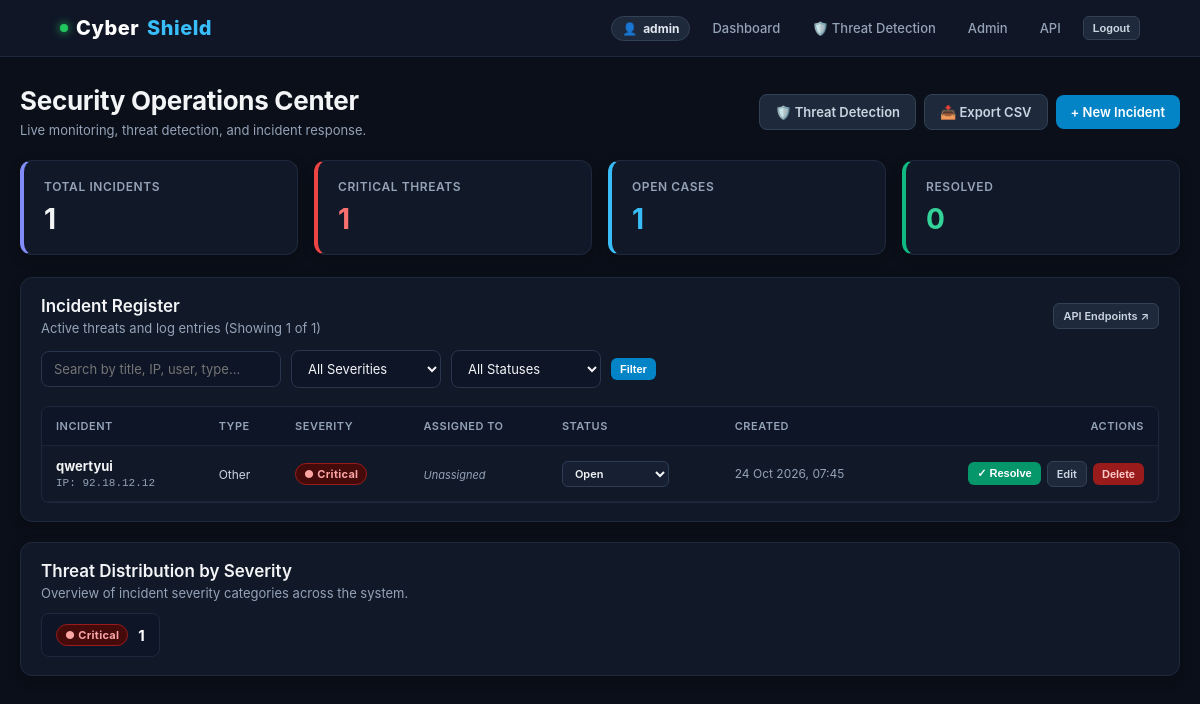
The app's page / (signed in), older data.
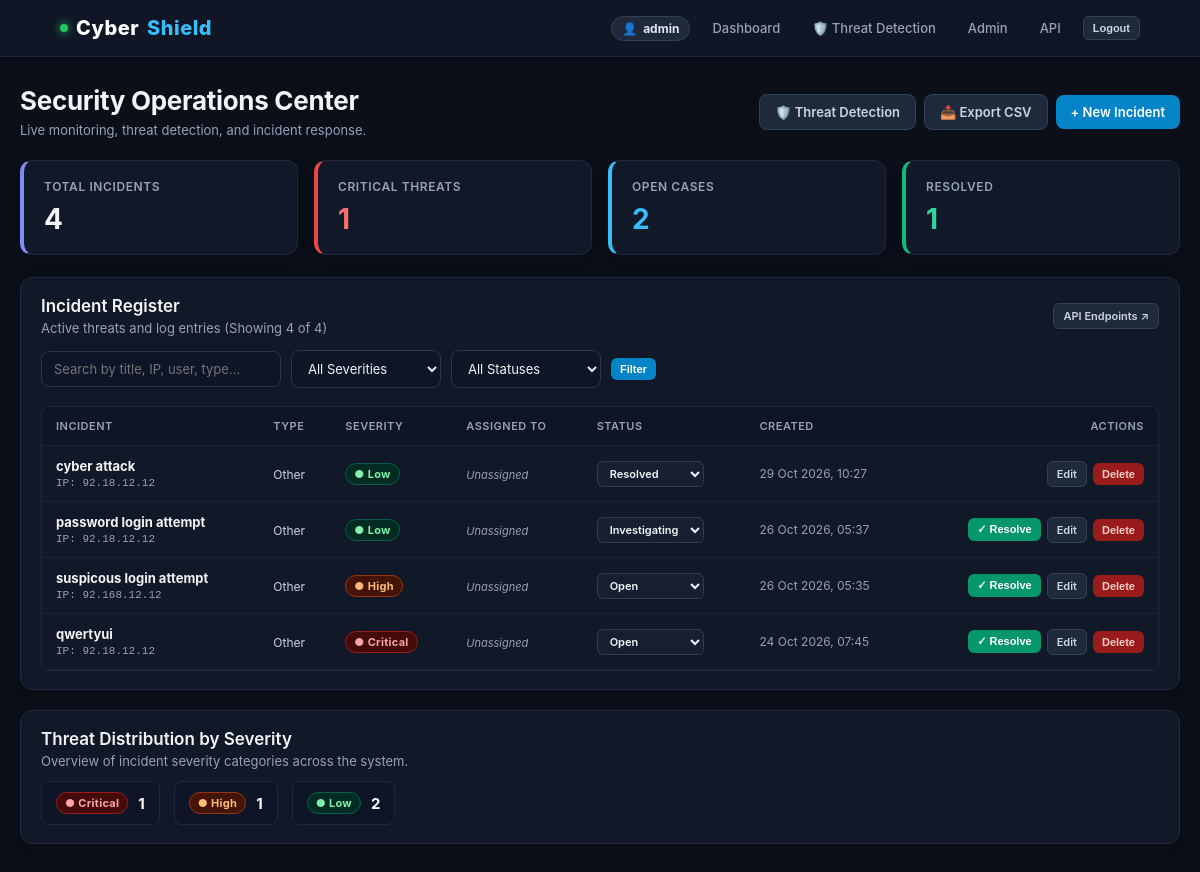
The same page, newer data.
### incidents/models.py (models this page shows, shortened)
class Incident(models.Model):
    SEVERITY_CHOICES = [
        ("Critical", "Critical"),
        ("High", "High"),
        ("Medium", "Medium"),
        ("Low", "Low"),
    ]
    STATUS_CHOICES = [
        ("Open", "Open"),
        ("Investigating", "Investigating"),
        ("Resolved", "Resolved"),
    ]
    title = models.CharField(max_length=200)
    description = models.TextField()
    incident_type = models.CharField(max_length=100, default="Other")
    severity = models.CharField(
        max_length=20,
        choices=SEVERITY_CHOICES,
        default="Medium",
    )
    status = models.CharField(
        max_length=20,
        choices=STATUS_CHOICES,
        default="Open",
    )
    source_ip = models.GenericIPAddressField(
        blank=True,
        null=True,
    )
    assigned_to = models.ForeignKey(
        User,
        on_delete=models.SET_NULL,
        null=True,
        blank=True,
        related_name="incidents",
    )
    created_at = models.DateTimeField(auto_now_add=True)
    updated_at = models.DateTimeField(auto_now=True)
    class Meta:
        ordering = ["-created_at"]

### incidents/views.py (the view, shortened to what this page needs)
# urls.py: path("", dashboard, name="dashboard"),
@login_required
def dashboard(request):
    incidents = Incident.objects.select_related("assigned_to").all()
    search = request.GET.get("q", "").strip()
    severity = request.GET.get("severity", "")
    status = request.GET.get("status", "")
    if severity in ["Critical", "High", "Medium", "Low"]:
        incidents = incidents.filter(severity=severity)
    if status in ["Open", "Investigating", "Resolved"]:
        incidents = incidents.filter(status=status)
    context = {
        "incidents": incidents,
        "total": Incident.objects.count(),
        "critical": Incident.objects.filter(severity="Critical").count(),
        "open_count": Incident.objects.filter(status="Open").count(),
        "resolved": Incident.objects.filter(status="Resolved").count(),
        "severity_data": list(
            Incident.objects.values("severity").annotate(count=Count("id"))
        ),
        "search": search,
        "selected_severity": severity,
        "selected_status": status,
    }
    return render(request, "incidents/dashboard.html", context)

### incidents/templates/incidents/dashboard.html (shortened to what this page needs)
{% extends "incidents/base.html" %}
{% block content %}
<div class="toolbar">
    <div>
        <h1>Security Operations Center</h1>
        <p class="muted">Live monitoring, threat detection, and incident response.</p>
    </div>
    <div class="btn-group">
        <a class="btn secondary" href="{% url 'threat_detection' %}">
            🛡️ Threat Detection
        </a>
        <a class="btn secondary" href="{% url 'incident_export_csv' %}" title="Download accurate incidents report as CSV">
            📥 Export CSV
        </a>
        <a class="btn" href="{% url 'incident_create' %}">
            + New Incident
        </a>
    </div>
</div>
<div class="cards">
    <div class="stat highlight-total">
        <p>Total Incidents</p>
        <h2>{{ total }}</h2>
    </div>
    <div class="stat highlight-critical">
        <p>Critical Threats</p>
        <h2 class="red">{{ critical }}</h2>
    </div>
    <div class="stat highlight-open">
        <p>Open Cases</p>
        <h2 class="blue">{{ open_count }}</h2>
    </div>
    <div class="stat highlight-resolved">
        <p>Resolved</p>
        <h2 class="green">{{ resolved }}</h2>
    </div>
</div>
<div class="panel">
    <div class="toolbar" style="margin-bottom: 14px;">
        <div>
            <h3>Incident Register</h3>
            <p class="muted">Active threats and log entries (Showing {{ incidents|length }} of {{ total }})</p>
        </div>
        <a href="/api/incidents/" class="btn secondary sm" target="_blank">
            API Endpoints ↗
        </a>
    </div>
    <form method="get" class="filters" style="margin-bottom: 18px;">
        <input
            type="search"
            name="q"
            value="{{ search }}"
            placeholder="Search by title, IP, user, type..."
        >
        <select name="severity">
            <option value="">All Severities</option>
        </select>
        <select name="status">
            <option value="">All Statuses</option>
        </select>
        <button type="submit" class="btn sm">Filter</button>
    </form>
    <div class="table-wrap">
        <table>
            <thead>
                <tr>
                    <th>Incident</th>
                    <th>Type</th>
                    <th>Severity</th>
                    <th>Assigned To</th>
                    <th>Status</th>
                    <th>Created</th>
                    <th style="text-align: right;">Actions</th>
                </tr>
            </thead>
            <tbody>
                {% for incident in incidents %}
                <tr>
                    <td>
                        <strong>{{ incident.title }}</strong>
                        <div class="muted" style="font-family: monospace; font-size: 11px; margin-top: 3px;">
                            IP: {{ incident.source_ip|default:"—" }}
                        </div>
                    </td>
                    <td>
                        <span style="font-size: 12px; color: #cbd5e1;">{{ incident.incident_type }}</span>
                    </td>
                    <td>
                        <span class="pill {{ incident.severity }}">
                            ● {{ incident.severity }}
                        </span>
                    </td>
                    <td>
                        {% if incident.assigned_to %}
                            <span style="font-size: 12px; color: #e2e8f0; background: #1e293b; padding: 3px 8px; border-radius: 6px; border: 1px solid #334155;">
                                👤 {{ incident.assigned_to.username }}
                            </span>
                        {% else %}
                            <span class="muted" style="font-size: 11px; font-style: italic;">Unassigned</span>
                        {% endif %}
                    </td>
                    <td>
                        <form method="post" action="{% url 'incident_status_update' incident.pk %}" style="margin: 0; display: inline-block;">
                            <select name="status" onchange="this.form.submit()" style="padding: 4px 8px; font-size: 11px; font-weight: 600; border-radius: 6px; cursor: pointer; background: #162032; border: 1px solid #2d3d57;">
                                <option value="Open" {% if incident.status == "Open" %}selected{% endif %}>Open</option>
                                <option value="Investigating" {% if incident.status == "Investigating" %}selected{% endif %}>Investigating</option>
                                <option value="Resolved" {% if incident.status == "Resolved" %}selected{% endif %}>Resolved</option>
                            </select>
                        </form>
                    </td>
                    <td class="muted" style="font-size: 12px;">
                        {{ incident.created_at|date:"d M Y, H:i" }}
                    </td>
                    <td>
                        <div class="actions" style="justify-content: flex-end;">
                            {% if incident.status != "Resolved" %}
                                <form method="post" action="{% url 'incident_resolve' incident.pk %}" style="margin: 0;">
                                    <button class="btn success sm" type="submit" title="Mark as Resolved">
                                        ✓ Resolve
                                    </button>
                                </form>
                            {% endif %}
                            <a href="{% url 'incident_edit' incident.pk %}" class="btn secondary sm">
                                Edit
                            </a>
                            <form
                                method="post"
                                action="{% url 'incident_delete' incident.pk %}"
                                onsubmit="return confirm('Delete incident #{{ incident.id }} ({{ incident.title|escapejs }})?');"
                                style="margin:0;"
                            >
                                <button class="btn danger sm" type="submit">
                                    Delete
                                </button>
                            </form>
                        </div>
                    </td>
                </tr>
                {% endfor %}
            </tbody>
        </table>
    </div>
</div>
<div class="panel" style="margin-top: 20px;">
    <h3>Threat Distribution by Severity</h3>
    <p class="muted" style="margin-bottom: 12px;">Overview of incident severity categories across the system.</p>
    <div style="display: flex; flex-wrap: wrap; gap: 14px; margin-top: 10px;">
        {% for item in severity_data %}
        <div style="background: #0d1526; border: 1px solid #1f293d; padding: 10px 14px; border-radius: 8px; display: flex; align-items: center; gap: 10px;">
            <span class="pill {{ item.severity }}">● {{ item.severity }}</span>
            <span style="font-size: 15px; font-weight: 700; color: #fff;">{{ item.count }}</span>
        </div>
        {% empty %}
        <p class="muted">No incident data recorded yet.</p>
        {% endfor %}
    </div>
</div>
{% endblock %}

### incidents/templates/incidents/base.html (shortened to what this page needs)
<!DOCTYPE html>
<html lang="en">
<head>
</head>
<body>
    <header class="topbar">
        <a href="{% url 'dashboard' %}" class="brand">
            <span class="pulse-dot" title="SOC Active"></span>
            Cyber<span>Shield</span>
        </a>
        {% if user.is_authenticated %}
        <nav class="nav">
            <span class="user-tag">👤 <strong>{{ user.username }}</strong></span>
            <a href="{% url 'dashboard' %}">Dashboard</a>
            <a href="{% url 'threat_detection' %}">🛡️ Threat Detection</a>
            <a href="/admin/">Admin</a>
            <a href="/api/incidents/">API</a>
            <form method="post" action="{% url 'logout' %}" style="display:inline; margin:0;">
                <button class="btn secondary sm" type="submit">Logout</button>
            </form>
        </nav>
        {% endif %}
    </header>
    <main class="container">
        {% block content %}{% endblock %}
    </main>
</body>
</html>

### incidents/templates/incidents/base.html (style rules this page uses)
:root { --bg: #0b0f19; --panel: #111827; --panel-border: #1f293d; --text: #f3f4f6; --text-muted: #94a3b8; --accent: #38bdf8; --accent-hover: #0284c7; }
* { box-sizing: border-box; }
body { margin: 0; background: var(--bg); color: var(--text); font-family: -apple-system, BlinkMacSystemFont, "Segoe UI", Roboto, "Helvetica Neue", Arial, sans-serif; -webkit-font-smoothing: antialiased; }
a { color: var(--accent); text-decoration: none; transition: color 0.15s; }
.topbar { display: flex; justify-content: space-between; align-items: center; padding: 14px 5%; background: rgba(17, 24, 39, 0.95); backdrop-filter: blur(8px); border-bottom: 1px solid var(--panel-border); position: sticky; top: 0; z-index: 100; }
.brand { display: flex; align-items: center; gap: 8px; font-size: 20px; font-weight: 800; letter-spacing: 0.5px; color: #fff; }
.brand span { color: var(--accent); }
.pulse-dot { width: 8px; height: 8px; border-radius: 50%; background: #22c55e; box-shadow: 0 0 8px #22c55e; display: inline-block; }
.nav { display: flex; gap: 12px; align-items: center; }
.nav a { color: var(--text-muted); font-size: 13px; font-weight: 500; padding: 6px 10px; border-radius: 6px; }
.user-tag { font-size: 12px; color: var(--text-muted); background: #1e293b; padding: 4px 10px; border-radius: 20px; border: 1px solid #334155; display: inline-flex; align-items: center; gap: 6px; }
.user-tag strong { color: #e2e8f0; }
.container { max-width: 1280px; margin: 28px auto; padding: 0 20px; }
h1 { margin: 0 0 6px; font-size: 26px; font-weight: 700; letter-spacing: -0.3px; }
h2 { font-size: 28px; margin: 8px 0 0; font-weight: 700; }
h3 { margin: 0 0 4px; font-size: 17px; font-weight: 600; }
.muted { color: var(--text-muted); font-size: 13px; margin: 0; }
.cards { display: grid; grid-template-columns: repeat(4, minmax(0, 1fr)); gap: 16px; margin: 22px 0; }
.stat, .panel { background: var(--panel); border: 1px solid var(--panel-border); border-radius: 12px; padding: 18px 20px; box-shadow: 0 4px 12px rgba(0, 0, 0, 0.25); }
.stat p { margin: 0; color: var(--text-muted); font-size: 12px; text-transform: uppercase; letter-spacing: 0.6px; font-weight: 600; }
.stat.highlight-critical { border-left: 4px solid #ef4444; }
.stat.highlight-open { border-left: 4px solid #38bdf8; }
.stat.highlight-resolved { border-left: 4px solid #10b981; }
.stat.highlight-total { border-left: 4px solid #818cf8; }
.red { color: #f87171; }
.blue { color: #38bdf8; }
.green { color: #34d399; }
.toolbar { display: flex; justify-content: space-between; align-items: center; flex-wrap: wrap; gap: 12px; margin-bottom: 20px; }
.btn-group { display: flex; gap: 8px; align-items: center; }
input, select, textarea { padding: 9px 12px; border-radius: 8px; background: #0d1526; color: var(--text); border: 1px solid #29354d; font: inherit; font-size: 13px; outline: none; transition: border-color 0.15s, box-shadow 0.15s; width: 100%; }
.btn { display: inline-flex; align-items: center; gap: 6px; padding: 9px 15px; border-radius: 8px; border: 0; cursor: pointer; font-weight: 600; font-size: 13px; background: #0284c7; color: #fff; transition: background 0.15s, transform 0.05s; }
.btn.secondary { background: #1e293b; color: #cbd5e1; border: 1px solid #334155; }
.btn.success { background: #059669; color: #fff; }
.btn.danger { background: #991b1b; color: #fecaca; }
.btn.sm { padding: 5px 9px; font-size: 11px; border-radius: 6px; }
.filters { display: flex; gap: 10px; flex-wrap: wrap; align-items: center; }
.filters input { width: 240px; }
.filters select { width: 150px; }
.table-wrap { overflow-x: auto; margin-top: 14px; border-radius: 8px; border: 1px solid var(--panel-border); }
table { width: 100%; border-collapse: collapse; min-width: 840px; }
th, td { padding: 12px 14px; text-align: left; border-bottom: 1px solid #1a2436; font-size: 13px; }
th { background: #0d1526; color: var(--text-muted); font-size: 11px; text-transform: uppercase; letter-spacing: 0.5px; font-weight: 600; }
.pill { display: inline-flex; align-items: center; gap: 4px; padding: 3px 8px; border-radius: 12px; font-size: 11px; font-weight: 700; letter-spacing: 0.3px; }
.pill.Critical { background: #450a0a; color: #fca5a5; border: 1px solid #991b1b; }
.pill.High { background: #431407; color: #fdba74; border: 1px solid #9a3412; }
.pill.Low { background: #022c22; color: #86efac; border: 1px solid #065f46; }
.actions { display: flex; align-items: center; gap: 6px; }

Row changes from the older to the newer data that the page shows:
added Incident: title "cyber attack", source_ip "92.18.12.12", incident_type "Other", severity "Low", shows "Unassigned", status "Resolved", created_at "29 Oct 2026, 10:27"
added Incident: title "password login attempt", source_ip "92.18.12.12", incident_type "Other", severity "Low", shows "Unassigned", status "Investigating", created_at "26 Oct 2026, 05:37", shows "✓ Resolve"
added Incident: title "suspicous login attempt", source_ip "92.168.12.12", incident_type "Other", severity "High", shows "Unassigned", status "Open", created_at "26 Oct 2026, 05:35", shows "✓ Resolve"
Text that changed along with them:
{{ total }}: "1" → "4"
{{ open_count }}: "1" → "2"
{{ resolved }}: "0" → "1"
{{ incidents|length }}: "1" → "4"
new list line: "High 1"
new list line: "Low 2"
